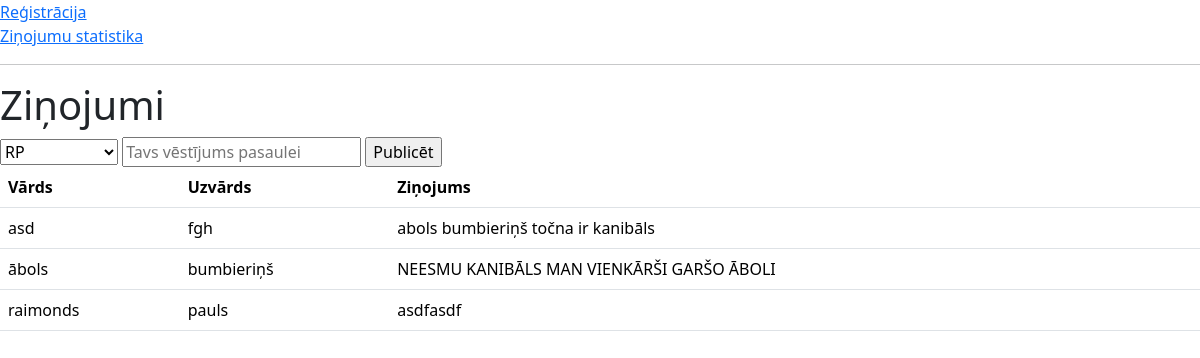
The app's page /zinojumi, older data.
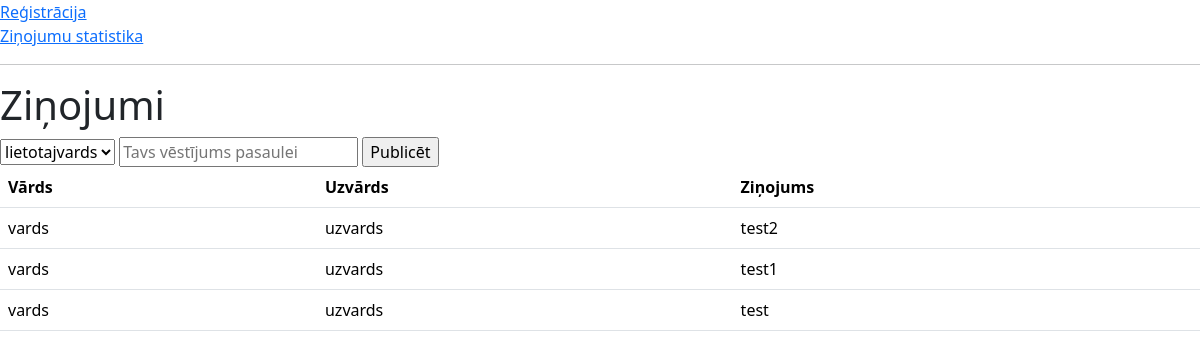
The same page, newer data.
### tables this page shows
CREATE TABLE zinojumi(
        id INTEGER PRIMARY KEY AUTOINCREMENT,
        userid INTEGER NOT NULL,
        zinojums TEXT NOT NULL,
        FOREIGN KEY(userid) REFERENCES users(id)
        );

CREATE TABLE users(
        id INTEGER PRIMARY KEY AUTOINCREMENT,
        vards TEXT NOT NULL,
        uzvards TEXT NOT NULL,
        lietotajvards TEXT NOT NULL UNIQUE
        );

### main.py (the view)
@app.route("/zinojumi", methods=["POST","GET"])
def zinojumi():
    users = iegut_lietotaju()
    dati = iegut_zinojumus()
    if request.method == "POST":
        user_id = request.form['name']
        zinojums = request.form['zinojums']
        add_message(zinojums, user_id)
        return render_template("zinojumi.html", users = users, dati = dati)
    return render_template("zinojumi.html", users = users, dati = dati)

### dati.py (called while the page is built)
def iegut_zinojumus():
    cur = conn.cursor()
    cur.execute(
        """SELECT vards, uzvards, zinojums FROM users JOIN zinojumi ON userid=users.id ORDER BY zinojumi.id DESC"""
    )
    conn.commit()
    dati = cur.fetchall()
    return dati

def iegut_lietotaju():
    cur = conn.cursor()
    cur.execute(
        """SELECT lietotajvards, id FROM users ORDER BY lietotajvards ASC"""
    )
    conn.commit()
    dati = cur.fetchall()
    return dati

### templates/zinojumi.html (shortened to what this page needs)
<!DOCTYPE html>
<html>
<head>
    <link href="https://cdn.jsdelivr.net/npm/bootstrap@5.3.3/dist/css/bootstrap.min.css" rel="stylesheet">
</head>
<body>
<a href="/">Reģistrācija</a><br>
<a href="/statistika">Ziņojumu statistika</a>
<hr>
<h1> Ziņojumi</h1>
<form method="post">
    <select id="name" name="name" placeholder="Vārds, uzvārds">
        {% for viens in users %}
        <option value = "{{viens[1]}}">{{viens[0]}} </option>
        {% endfor %}
    </select>
    <input type="text" id="zinojums" name="zinojums" placeholder="Tavs vēstījums pasaulei">
    <input type="submit" id="btnRefresh" value="Publicēt">
    <table class="table">
        <tr>
            <th>Vārds</th>
            <th>Uzvārds</th>
            <th>Ziņojums</th>
        </tr>
        {% for viens in dati %}
        <tr>
            <td>{{viens[0]}}</td>
            <td>{{viens[1]}}</td>
            <td>{{viens[2]}}</td>
        </tr>
        {%endfor%}
    </table>
</body>
</html>

Row changes from the older to the newer data that the page shows:
changed zinojumi: vards "asd" → "vards"; uzvards "fgh" → "uzvards"; zinojums "abols bumbieriņš točna ir kanibāls" → "test2"
changed zinojumi: vards "ābols" → "vards"; uzvards "bumbieriņš" → "uzvards"; zinojums "NEESMU KANIBĀLS MAN VIENKĀRŠI GARŠO ĀBOLI" → "test1"
changed zinojumi: vards "raimonds" → "vards"; uzvards "pauls" → "uzvards"; zinojums "asdfasdf" → "test"
Text that changed along with them:
form field name: "RP" → "lietotajvards"
